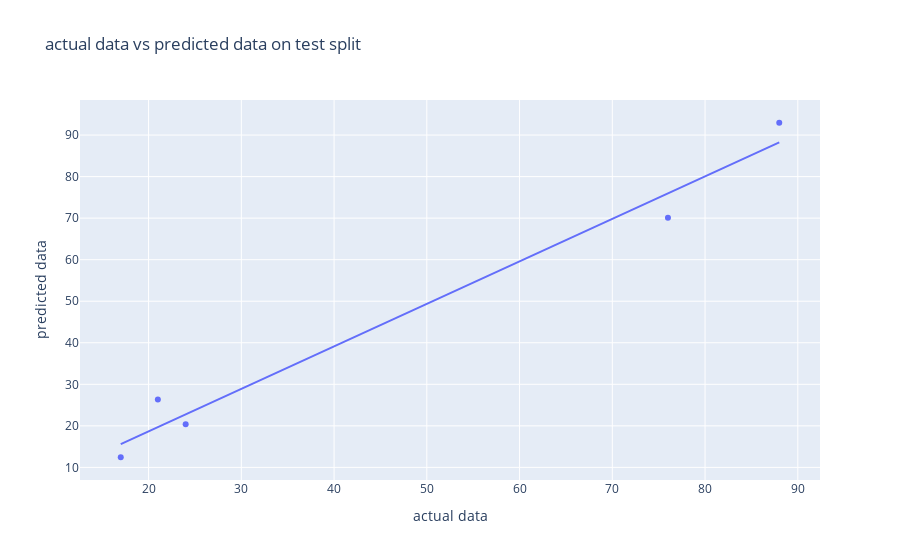

Notebook cell for this chart:
### Markdown cell above
## regression plot for predicted values vs actual values on test data

### Code cell
px.scatter(df1,x=y_test,y=y_pred,trendline='ols',labels={"x":"actual data","y":"predicted data"},title='actual data vs predicted data on test split')

### Figure 1 — Plotly figure (JSON) as saved in the notebook; plotly's stock layout.template omitted (floating-point values rounded to 4 significant figures)
{"data": [{"hovertemplate": "actual data=%{x}<br>predicted data=%{y}<extra></extra>", "legendgroup": "", "marker": {"color": "#636efa", "symbol": "circle"}, "mode": "markers", "name": "", "orientation": "v", "showlegend": false, "type": "scatter", "x": [17, 21, 24, 88, 76], "xaxis": "x", "y": [12.44, 26.36, 20.4, 92.96, 70.1], "yaxis": "y"}, {"hovertemplate": "<b>OLS trendline</b><br>y = 1.02295 * x + -1.78602<br>R<sup>2</sup>=0.976383<br><br>actual data=%{x}<br>predicted data=%{y} <b>(trend)</b><extra></extra>", "legendgroup": "", "marker": {"color": "#636efa", "symbol": "circle"}, "mode": "lines", "name": "", "showlegend": false, "type": "scatter", "x": [17, 21, 24, 76, 88], "xaxis": "x", "y": [15.6, 19.7, 22.76, 75.96, 88.23], "yaxis": "y"}], "layout": {"legend": {"tracegroupgap": 0}, "title": {"text": "actual data vs predicted data on test split"}, "xaxis": {"anchor": "y", "domain": [0, 1], "title": {"text": "actual data"}}, "yaxis": {"anchor": "x", "domain": [0, 1], "title": {"text": "predicted data"}}}}
